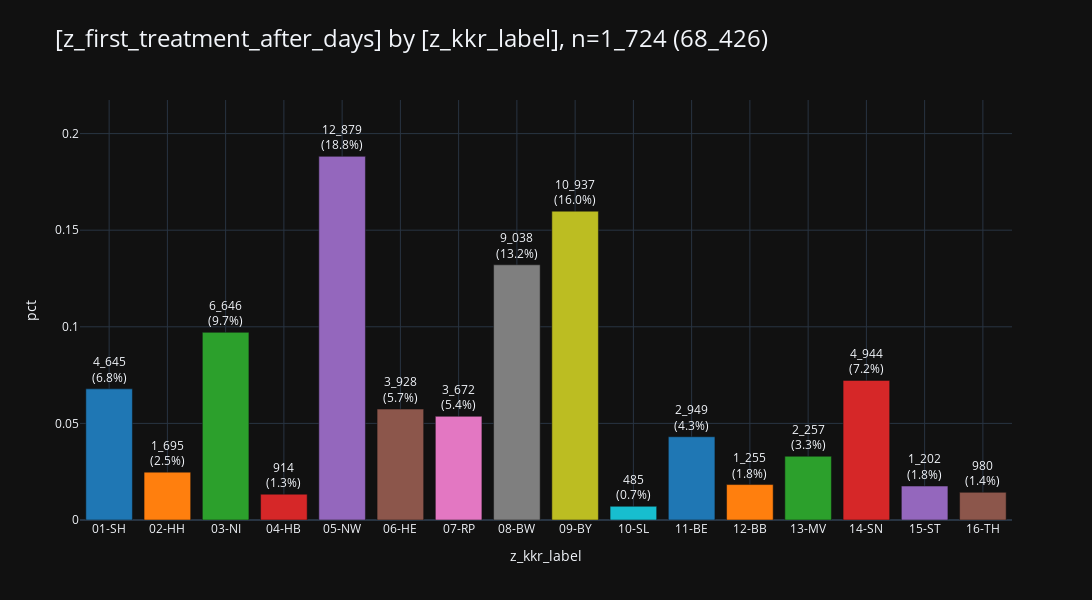
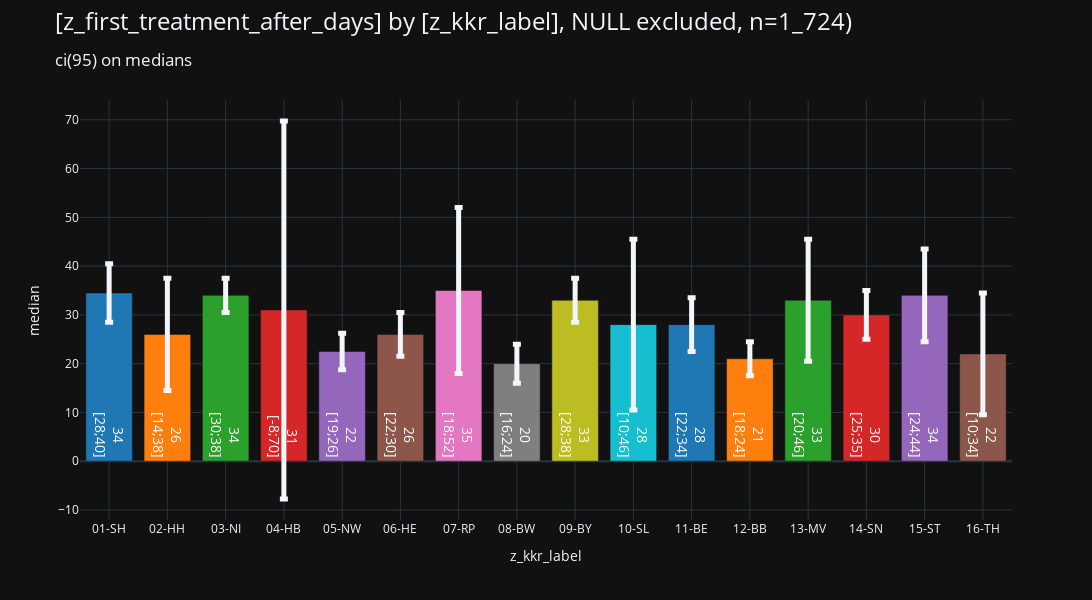

Notebook source saved alongside these figures, in order:
### Markdown cell above
### <a id='toc1_2_1_'></a>[bars](#toc0_)

### Code cell
_ = pls.plot_bars(
    db_delay.to_df().iloc[:,:2],
    # height=400,
    # width=1000,
    # use_ci=True,
    # ci_agg='median',
)
_ = pls.plot_bars(
    db_delay.to_df().iloc[:,:2],
    height=600,
    use_ci=True,
    ci_agg='median',
)

### Figure 1 — Plotly figure (JSON) as saved in the notebook; plotly's stock layout.template omitted (floating-point values rounded to 4 significant figures)
{"data": [{"error_y": {"thickness": 5}, "hovertemplate": "z_kkr_label=%{x}<br>pct=%{y}<br>cnt_pct_str=%{text}<extra></extra>", "legendgroup": "01-SH", "marker": {"color": "#1F77B4", "pattern": {"shape": ""}}, "name": "01-SH", "orientation": "v", "showlegend": true, "text": ["4_645<br>(6.8%)"], "textposition": "outside", "type": "bar", "x": ["01-SH"], "xaxis": "x", "y": [0.06788], "yaxis": "y"}, {"error_y": {"thickness": 5}, "hovertemplate": "z_kkr_label=%{x}<br>pct=%{y}<br>cnt_pct_str=%{text}<extra></extra>", "legendgroup": "02-HH", "marker": {"color": "#FF7F0E", "pattern": {"shape": ""}}, "name": "02-HH", "orientation": "v", "showlegend": true, "text": ["1_695<br>(2.5%)"], "textposition": "outside", "type": "bar", "x": ["02-HH"], "xaxis": "x", "y": [0.02477], "yaxis": "y"}, {"error_y": {"thickness": 5}, "hovertemplate": "z_kkr_label=%{x}<br>pct=%{y}<br>cnt_pct_str=%{text}<extra></extra>", "legendgroup": "03-NI", "marker": {"color": "#2CA02C", "pattern": {"shape": ""}}, "name": "03-NI", "orientation": "v", "showlegend": true, "text": ["6_646<br>(9.7%)"], "textposition": "outside", "type": "bar", "x": ["03-NI"], "xaxis": "x", "y": [0.09713], "yaxis": "y"}, {"error_y": {"thickness": 5}, "hovertemplate": "z_kkr_label=%{x}<br>pct=%{y}<br>cnt_pct_str=%{text}<extra></extra>", "legendgroup": "04-HB", "marker": {"color": "#D62728", "pattern": {"shape": ""}}, "name": "04-HB", "orientation": "v", "showlegend": true, "text": ["914<br>(1.3%)"], "textposition": "outside", "type": "bar", "x": ["04-HB"], "xaxis": "x", "y": [0.01336], "yaxis": "y"}, {"error_y": {"thickness": 5}, "hovertemplate": "z_kkr_label=%{x}<br>pct=%{y}<br>cnt_pct_str=%{text}<extra></extra>", "legendgroup": "05-NW", "marker": {"color": "#9467BD", "pattern": {"shape": ""}}, "name": "05-NW", "orientation": "v", "showlegend": true, "text": ["12_879<br>(18.8%)"], "textposition": "outside", "type": "bar", "x": ["05-NW"], "xaxis": "x", "y": [0.1882], "yaxis": "y"}, {"error_y": {"thickness": 5}, "hovertemplate": "z_kkr_label=%{x}<br>pct=%{y}<br>cnt_pct_str=%{text}<extra></extra>", "legendgroup": "06-HE", "marker": {"color": "#8C564B", "pattern": {"shape": ""}}, "name": "06-HE", "orientation": "v", "showlegend": true, "text": ["3_928<br>(5.7%)"], "textposition": "outside", "type": "bar", "x": ["06-HE"], "xaxis": "x", "y": [0.05741], "yaxis": "y"}, {"error_y": {"thickness": 5}, "hovertemplate": "z_kkr_label=%{x}<br>pct=%{y}<br>cnt_pct_str=%{text}<extra></extra>", "legendgroup": "07-RP", "marker": {"color": "#E377C2", "pattern": {"shape": ""}}, "name": "07-RP", "orientation": "v", "showlegend": true, "text": ["3_672<br>(5.4%)"], "textposition": "outside", "type": "bar", "x": ["07-RP"], "xaxis": "x", "y": [0.05366], "yaxis": "y"}, {"error_y": {"thickness": 5}, "hovertemplate": "z_kkr_label=%{x}<br>pct=%{y}<br>cnt_pct_str=%{text}<extra></extra>", "legendgroup": "08-BW", "marker": {"color": "#7F7F7F", "pattern": {"shape": ""}}, "name": "08-BW", "orientation": "v", "showlegend": true, "text": ["9_038<br>(13.2%)"], "textposition": "outside", "type": "bar", "x": ["08-BW"], "xaxis": "x", "y": [0.1321], "yaxis": "y"}, {"error_y": {"thickness": 5}, "hovertemplate": "z_kkr_label=%{x}<br>pct=%{y}<br>cnt_pct_str=%{text}<extra></extra>", "legendgroup": "09-BY", "marker": {"color": "#BCBD22", "pattern": {"shape": ""}}, "name": "09-BY", "orientation": "v", "showlegend": true, "text": ["10_937<br>(16.0%)"], "textposition": "outside", "type": "bar", "x": ["09-BY"], "xaxis": "x", "y": [0.1598], "yaxis": "y"}, {"error_y": {"thickness": 5}, "hovertemplate": "z_kkr_label=%{x}<br>pct=%{y}<br>cnt_pct_str=%{text}<extra></extra>", "legendgroup": "10-SL", "marker": {"color": "#17BECF", "pattern": {"shape": ""}}, "name": "10-SL", "orientation": "v", "showlegend": true, "text": ["485<br>(0.7%)"], "textposition": "outside", "type": "bar", "x": ["10-SL"], "xaxis": "x", "y": [0.007088], "yaxis": "y"}, {"error_y": {"thickness": 5}, "hovertemplate": "z_kkr_label=%{x}<br>pct=%{y}<br>cnt_pct_str=%{text}<extra></extra>", "legendgroup": "11-BE", "marker": {"color": "#1F77B4", "pattern": {"shape": ""}}, "name": "11-BE", "orientation": "v", "showlegend": true, "text": ["2_949<br>(4.3%)"], "textposition": "outside", "type": "bar", "x": ["11-BE"], "xaxis": "x", "y": [0.0431], "yaxis": "y"}, {"error_y": {"thickness": 5}, "hovertemplate": "z_kkr_label=%{x}<br>pct=%{y}<br>cnt_pct_str=%{text}<extra></extra>", "legendgroup": "12-BB", "marker": {"color": "#FF7F0E", "pattern": {"shape": ""}}, "name": "12-BB", "orientation": "v", "showlegend": true, "text": ["1_255<br>(1.8%)"], "textposition": "outside", "type": "bar", "x": ["12-BB"], "xaxis": "x", "y": [0.01834], "yaxis": "y"}, {"error_y": {"thickness": 5}, "hovertemplate": "z_kkr_label=%{x}<br>pct=%{y}<br>cnt_pct_str=%{text}<extra></extra>", "legendgroup": "13-MV", "marker": {"color": "#2CA02C", "pattern": {"shape": ""}}, "name": "13-MV", "orientation": "v", "showlegend": true, "text": ["2_257<br>(3.3%)"], "textposition": "outside", "type": "bar", "x": ["13-MV"], "xaxis": "x", "y": [0.03298], "yaxis": "y"}, {"error_y": {"thickness": 5}, "hovertemplate": "z_kkr_label=%{x}<br>pct=%{y}<br>cnt_pct_str=%{text}<extra></extra>", "legendgroup": "14-SN", "marker": {"color": "#D62728", "pattern": {"shape": ""}}, "name": "14-SN", "orientation": "v", "showlegend": true, "text": ["4_944<br>(7.2%)"], "textposition": "outside", "type": "bar", "x": ["14-SN"], "xaxis": "x", "y": [0.07225], "yaxis": "y"}, {"error_y": {"thickness": 5}, "hovertemplate": "z_kkr_label=%{x}<br>pct=%{y}<br>cnt_pct_str=%{text}<extra></extra>", "legendgroup": "15-ST", "marker": {"color": "#9467BD", "pattern": {"shape": ""}}, "name": "15-ST", "orientation": "v", "showlegend": true, "text": ["1_202<br>(1.8%)"], "textposition": "outside", "type": "bar", "x": ["15-ST"], "xaxis": "x", "y": [0.01757], "yaxis": "y"}, {"error_y": {"thickness": 5}, "hovertemplate": "z_kkr_label=%{x}<br>pct=%{y}<br>cnt_pct_str=%{text}<extra></extra>", "legendgroup": "16-TH", "marker": {"color": "#8C564B", "pattern": {"shape": ""}}, "name": "16-TH", "orientation": "v", "showlegend": true, "text": ["980<br>(1.4%)"], "textposition": "outside", "type": "bar", "x": ["16-TH"], "xaxis": "x", "y": [0.01432], "yaxis": "y"}], "layout": {"barmode": "relative", "height": 600, "legend": {"title": {"text": "z_kkr_label"}, "tracegroupgap": 0}, "showlegend": false, "title": {"font": {"size": 24}, "text": "[z_first_treatment_after_days] by [z_kkr_label], n=1_724 (68_426)", "xanchor": "left", "y": 0.95, "yanchor": "top"}, "width": 1600, "xaxis": {"anchor": "y", "categoryarray": ["01-SH", "02-HH", "03-NI", "04-HB", "05-NW", "06-HE", "07-RP", "08-BW", "09-BY", "10-SL", "11-BE", "12-BB", "13-MV", "14-SN", "15-ST", "16-TH"], "categoryorder": "category ascending", "domain": [0, 1], "gridwidth": 1, "showgrid": true, "title": {"text": "z_kkr_label"}}, "yaxis": {"anchor": "x", "domain": [0, 1], "dtick": 0.05, "gridwidth": 1, "range": [0, 0.2174], "showgrid": true, "title": {"text": "pct"}}}}

### Figure 2 — Plotly figure (JSON) as saved in the notebook; plotly's stock layout.template omitted (floating-point values rounded to 4 significant figures)
{"data": [{"error_y": {"array": [6.0], "thickness": 5}, "hovertemplate": "z_kkr_label=%{x}<br>mean=%{y}<br>ci_str=%{text}<extra></extra>", "insidetextanchor": "start", "legendgroup": "01-SH", "marker": {"color": "#1F77B4", "pattern": {"shape": ""}}, "name": "01-SH", "orientation": "v", "showlegend": true, "text": ["34<br>[28;40]"], "textfont": {"color": "white", "size": 14}, "textposition": "inside", "type": "bar", "x": ["01-SH"], "xaxis": "x", "y": [34.5], "yaxis": "y"}, {"error_y": {"array": [11.51], "thickness": 5}, "hovertemplate": "z_kkr_label=%{x}<br>mean=%{y}<br>ci_str=%{text}<extra></extra>", "insidetextanchor": "start", "legendgroup": "02-HH", "marker": {"color": "#FF7F0E", "pattern": {"shape": ""}}, "name": "02-HH", "orientation": "v", "showlegend": true, "text": ["26<br>[14;38]"], "textfont": {"color": "white", "size": 14}, "textposition": "inside", "type": "bar", "x": ["02-HH"], "xaxis": "x", "y": [26.0], "yaxis": "y"}, {"error_y": {"array": [3.5], "thickness": 5}, "hovertemplate": "z_kkr_label=%{x}<br>mean=%{y}<br>ci_str=%{text}<extra></extra>", "insidetextanchor": "start", "legendgroup": "03-NI", "marker": {"color": "#2CA02C", "pattern": {"shape": ""}}, "name": "03-NI", "orientation": "v", "showlegend": true, "text": ["34<br>[30;38]"], "textfont": {"color": "white", "size": 14}, "textposition": "inside", "type": "bar", "x": ["03-NI"], "xaxis": "x", "y": [34.0], "yaxis": "y"}, {"error_y": {"array": [38.75], "thickness": 5}, "hovertemplate": "z_kkr_label=%{x}<br>mean=%{y}<br>ci_str=%{text}<extra></extra>", "insidetextanchor": "start", "legendgroup": "04-HB", "marker": {"color": "#D62728", "pattern": {"shape": ""}}, "name": "04-HB", "orientation": "v", "showlegend": true, "text": ["31<br>[-8;70]"], "textfont": {"color": "white", "size": 14}, "textposition": "inside", "type": "bar", "x": ["04-HB"], "xaxis": "x", "y": [31.0], "yaxis": "y"}, {"error_y": {"array": [3.75], "thickness": 5}, "hovertemplate": "z_kkr_label=%{x}<br>mean=%{y}<br>ci_str=%{text}<extra></extra>", "insidetextanchor": "start", "legendgroup": "05-NW", "marker": {"color": "#9467BD", "pattern": {"shape": ""}}, "name": "05-NW", "orientation": "v", "showlegend": true, "text": ["22<br>[19;26]"], "textfont": {"color": "white", "size": 14}, "textposition": "inside", "type": "bar", "x": ["05-NW"], "xaxis": "x", "y": [22.5], "yaxis": "y"}, {"error_y": {"array": [4.5], "thickness": 5}, "hovertemplate": "z_kkr_label=%{x}<br>mean=%{y}<br>ci_str=%{text}<extra></extra>", "insidetextanchor": "start", "legendgroup": "06-HE", "marker": {"color": "#8C564B", "pattern": {"shape": ""}}, "name": "06-HE", "orientation": "v", "showlegend": true, "text": ["26<br>[22;30]"], "textfont": {"color": "white", "size": 14}, "textposition": "inside", "type": "bar", "x": ["06-HE"], "xaxis": "x", "y": [26.0], "yaxis": "y"}, {"error_y": {"array": [17.0], "thickness": 5}, "hovertemplate": "z_kkr_label=%{x}<br>mean=%{y}<br>ci_str=%{text}<extra></extra>", "insidetextanchor": "start", "legendgroup": "07-RP", "marker": {"color": "#E377C2", "pattern": {"shape": ""}}, "name": "07-RP", "orientation": "v", "showlegend": true, "text": ["35<br>[18;52]"], "textfont": {"color": "white", "size": 14}, "textposition": "inside", "type": "bar", "x": ["07-RP"], "xaxis": "x", "y": [35.0], "yaxis": "y"}, {"error_y": {"array": [4.0], "thickness": 5}, "hovertemplate": "z_kkr_label=%{x}<br>mean=%{y}<br>ci_str=%{text}<extra></extra>", "insidetextanchor": "start", "legendgroup": "08-BW", "marker": {"color": "#7F7F7F", "pattern": {"shape": ""}}, "name": "08-BW", "orientation": "v", "showlegend": true, "text": ["20<br>[16;24]"], "textfont": {"color": "white", "size": 14}, "textposition": "inside", "type": "bar", "x": ["08-BW"], "xaxis": "x", "y": [20.0], "yaxis": "y"}, {"error_y": {"array": [4.5], "thickness": 5}, "hovertemplate": "z_kkr_label=%{x}<br>mean=%{y}<br>ci_str=%{text}<extra></extra>", "insidetextanchor": "start", "legendgroup": "09-BY", "marker": {"color": "#BCBD22", "pattern": {"shape": ""}}, "name": "09-BY", "orientation": "v", "showlegend": true, "text": ["33<br>[28;38]"], "textfont": {"color": "white", "size": 14}, "textposition": "inside", "type": "bar", "x": ["09-BY"], "xaxis": "x", "y": [33.0], "yaxis": "y"}, {"error_y": {"array": [17.5], "thickness": 5}, "hovertemplate": "z_kkr_label=%{x}<br>mean=%{y}<br>ci_str=%{text}<extra></extra>", "insidetextanchor": "start", "legendgroup": "10-SL", "marker": {"color": "#17BECF", "pattern": {"shape": ""}}, "name": "10-SL", "orientation": "v", "showlegend": true, "text": ["28<br>[10;46]"], "textfont": {"color": "white", "size": 14}, "textposition": "inside", "type": "bar", "x": ["10-SL"], "xaxis": "x", "y": [28.0], "yaxis": "y"}, {"error_y": {"array": [5.5], "thickness": 5}, "hovertemplate": "z_kkr_label=%{x}<br>mean=%{y}<br>ci_str=%{text}<extra></extra>", "insidetextanchor": "start", "legendgroup": "11-BE", "marker": {"color": "#1F77B4", "pattern": {"shape": ""}}, "name": "11-BE", "orientation": "v", "showlegend": true, "text": ["28<br>[22;34]"], "textfont": {"color": "white", "size": 14}, "textposition": "inside", "type": "bar", "x": ["11-BE"], "xaxis": "x", "y": [28.0], "yaxis": "y"}, {"error_y": {"array": [3.5], "thickness": 5}, "hovertemplate": "z_kkr_label=%{x}<br>mean=%{y}<br>ci_str=%{text}<extra></extra>", "insidetextanchor": "start", "legendgroup": "12-BB", "marker": {"color": "#FF7F0E", "pattern": {"shape": ""}}, "name": "12-BB", "orientation": "v", "showlegend": true, "text": ["21<br>[18;24]"], "textfont": {"color": "white", "size": 14}, "textposition": "inside", "type": "bar", "x": ["12-BB"], "xaxis": "x", "y": [21.0], "yaxis": "y"}, {"error_y": {"array": [12.5], "thickness": 5}, "hovertemplate": "z_kkr_label=%{x}<br>mean=%{y}<br>ci_str=%{text}<extra></extra>", "insidetextanchor": "start", "legendgroup": "13-MV", "marker": {"color": "#2CA02C", "pattern": {"shape": ""}}, "name": "13-MV", "orientation": "v", "showlegend": true, "text": ["33<br>[20;46]"], "textfont": {"color": "white", "size": 14}, "textposition": "inside", "type": "bar", "x": ["13-MV"], "xaxis": "x", "y": [33.0], "yaxis": "y"}, {"error_y": {"array": [5.0], "thickness": 5}, "hovertemplate": "z_kkr_label=%{x}<br>mean=%{y}<br>ci_str=%{text}<extra></extra>", "insidetextanchor": "start", "legendgroup": "14-SN", "marker": {"color": "#D62728", "pattern": {"shape": ""}}, "name": "14-SN", "orientation": "v", "showlegend": true, "text": ["30<br>[25;35]"], "textfont": {"color": "white", "size": 14}, "textposition": "inside", "type": "bar", "x": ["14-SN"], "xaxis": "x", "y": [30.0], "yaxis": "y"}, {"error_y": {"array": [9.5], "thickness": 5}, "hovertemplate": "z_kkr_label=%{x}<br>mean=%{y}<br>ci_str=%{text}<extra></extra>", "insidetextanchor": "start", "legendgroup": "15-ST", "marker": {"color": "#9467BD", "pattern": {"shape": ""}}, "name": "15-ST", "orientation": "v", "showlegend": true, "text": ["34<br>[24;44]"], "textfont": {"color": "white", "size": 14}, "textposition": "inside", "type": "bar", "x": ["15-ST"], "xaxis": "x", "y": [34.0], "yaxis": "y"}, {"error_y": {"array": [12.5], "thickness": 5}, "hovertemplate": "z_kkr_label=%{x}<br>mean=%{y}<br>ci_str=%{text}<extra></extra>", "insidetextanchor": "start", "legendgroup": "16-TH", "marker": {"color": "#8C564B", "pattern": {"shape": ""}}, "name": "16-TH", "orientation": "v", "showlegend": true, "text": ["22<br>[10;34]"], "textfont": {"color": "white", "size": 14}, "textposition": "inside", "type": "bar", "x": ["16-TH"], "xaxis": "x", "y": [22.0], "yaxis": "y"}], "layout": {"barmode": "relative", "height": 600, "legend": {"title": {"text": "z_kkr_label"}, "tracegroupgap": 0}, "showlegend": false, "title": {"font": {"size": 24}, "text": "[z_first_treatment_after_days] by [z_kkr_label], NULL excluded, n=1_724)<br><sub>ci(95) on medians<sub>", "xanchor": "left", "y": 0.95, "yanchor": "top"}, "width": 1600, "xaxis": {"anchor": "y", "categoryarray": ["01-SH", "02-HH", "03-NI", "04-HB", "05-NW", "06-HE", "07-RP", "08-BW", "09-BY", "10-SL", "11-BE", "12-BB", "13-MV", "14-SN", "15-ST", "16-TH"], "categoryorder": "category ascending", "domain": [0, 1], "gridwidth": 1, "showgrid": true, "title": {"text": "z_kkr_label"}}, "yaxis": {"anchor": "x", "domain": [0, 1], "gridwidth": 1, "showgrid": true, "title": {"text": "median"}}}}
